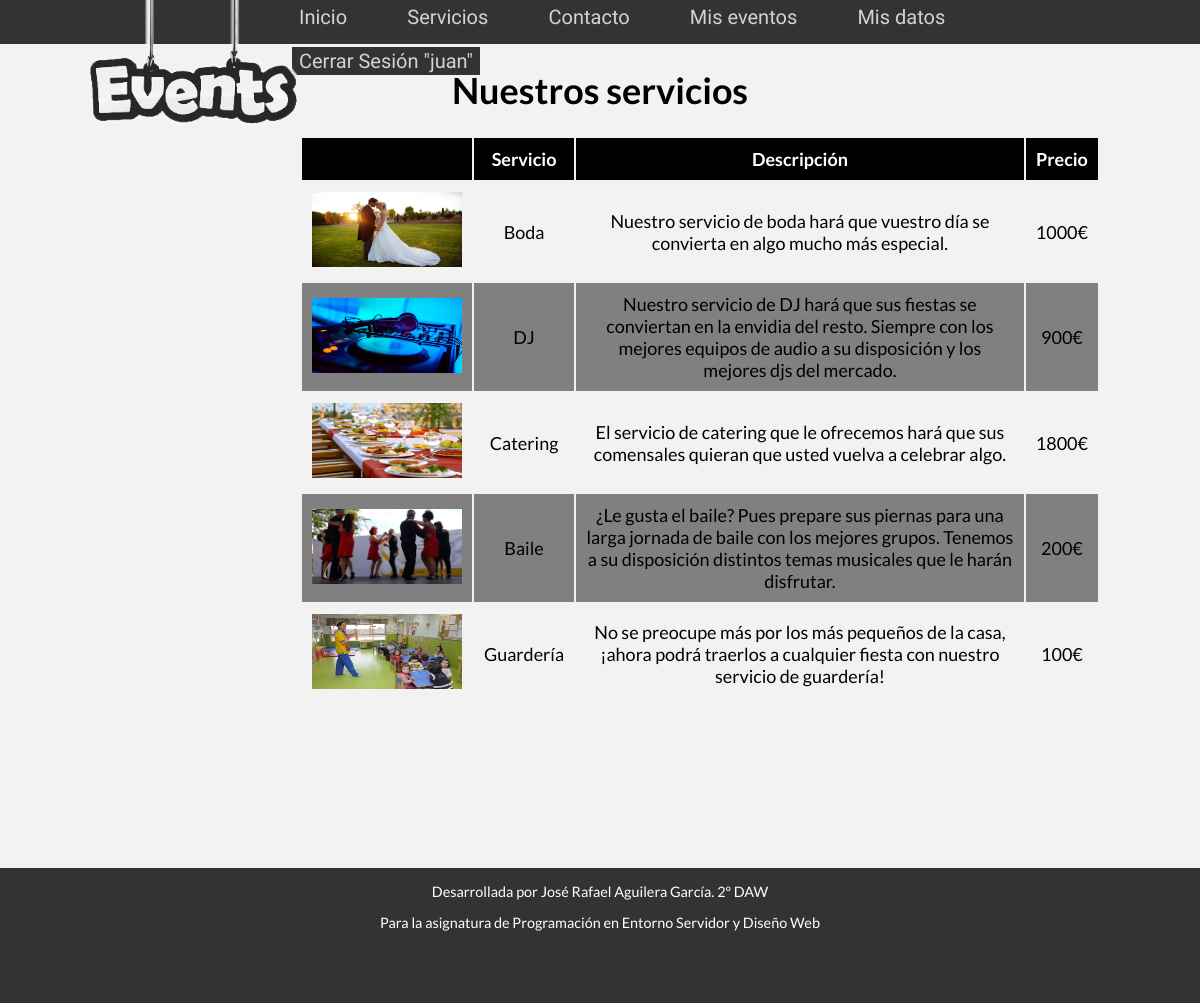
Screenshot of /php/servicios/servicios_front.php (signed in) with the database file from the repository.
### tables this page shows
CREATE TABLE `servicios` (
  `id` int(20) UNSIGNED NOT NULL,
  `nombre` varchar(20) NOT NULL,
  `descripcion` varchar(200) NOT NULL,
  `precio` double NOT NULL,
  `imagen` varchar(100) NOT NULL
);

### php/servicios/funciones-servicios.php (the view, shortened to what this page needs)
<?php
function imprimirServicios_front(){
	$conexion=conectarBD();
	$con=mysqli_query($conexion, "select * from servicios");
	$num_resul=mysqli_num_rows($con);
	echo "<div class='t'>";
	if($num_resul>0){
		echo "<table id='servicios'>";
		echo "<tr>";
			echo "<th></th>";
			echo "<th>Servicio</th>";
			echo "<th>Descripción</th>";
			echo "<th>Precio</th>";
		echo "</tr>";
		for($i=0;$i<$num_resul;$i++){
			$datos=mysqli_fetch_array($con, MYSQLI_ASSOC);
			if($i%2==0){
				echo "<tr>";
			}else {
				echo "<tr class='par'>";
			}
				echo "<td><img src='$datos[imagen]'</td>";
				echo "<td>$datos[nombre]</td>";
				echo "<td>$datos[descripcion]</td>";
				echo "<td>$datos[precio]€</td>";
			echo "</tr>";
		}
		echo "</table>";
		echo "</div>";
	}else{
		echo "<p class='error'>No hay servicios actualmente en la plataforma</p>";
	}
}
?>

### css/estilos_frontend.css (style rules this page uses)
html { font-family: 'Lato', sans-serif; font-size: 90%; font-weight: 400; height:100%; width: 100%; }
body { margin:0 auto; background-color: #F2F2F2; height:100%; width: 100%; }
.cuerpo table { margin-left: 25%; }
.tablas th,td { color: black; }
table { width: 800px; }
th, td { padding: 10px; text-align: center; }
th { background-color: black; color: white; }
#servicios img { height: 75px; width: 150px; }
.par { background-color: #808080; }

### rows the page displays
servicios: imagen (picture), nombre "Boda", descripcion "Nuestro servicio de boda hará que vuestro día se convierta en algo mucho más especial.", precio "1000"
servicios: imagen (picture), nombre "DJ", descripcion "Nuestro servicio de DJ hará que sus fiestas se conviertan en la envidia del resto. Siempre con los mejores equipos de audio a su disposición y los mejores djs del mercado.", precio "900"
servicios: imagen (picture), nombre "Catering", descripcion "El servicio de catering que le ofrecemos hará que sus comensales quieran que usted vuelva a celebrar algo.", precio "1800"
servicios: imagen (picture), nombre "Baile", descripcion "¿Le gusta el baile? Pues prepare sus piernas para una larga jornada de baile con los mejores grupos. Tenemos a su disposición distintos temas musicales que le harán disfrutar.", precio "200"
servicios: imagen (picture), nombre "Guardería", descripcion "No se preocupe más por los más pequeños de la casa, ¡ahora podrá traerlos a cualquier fiesta con nuestro servicio de guardería!", precio "100"

### other values shown
$_SESSION[usuario] "juan"
